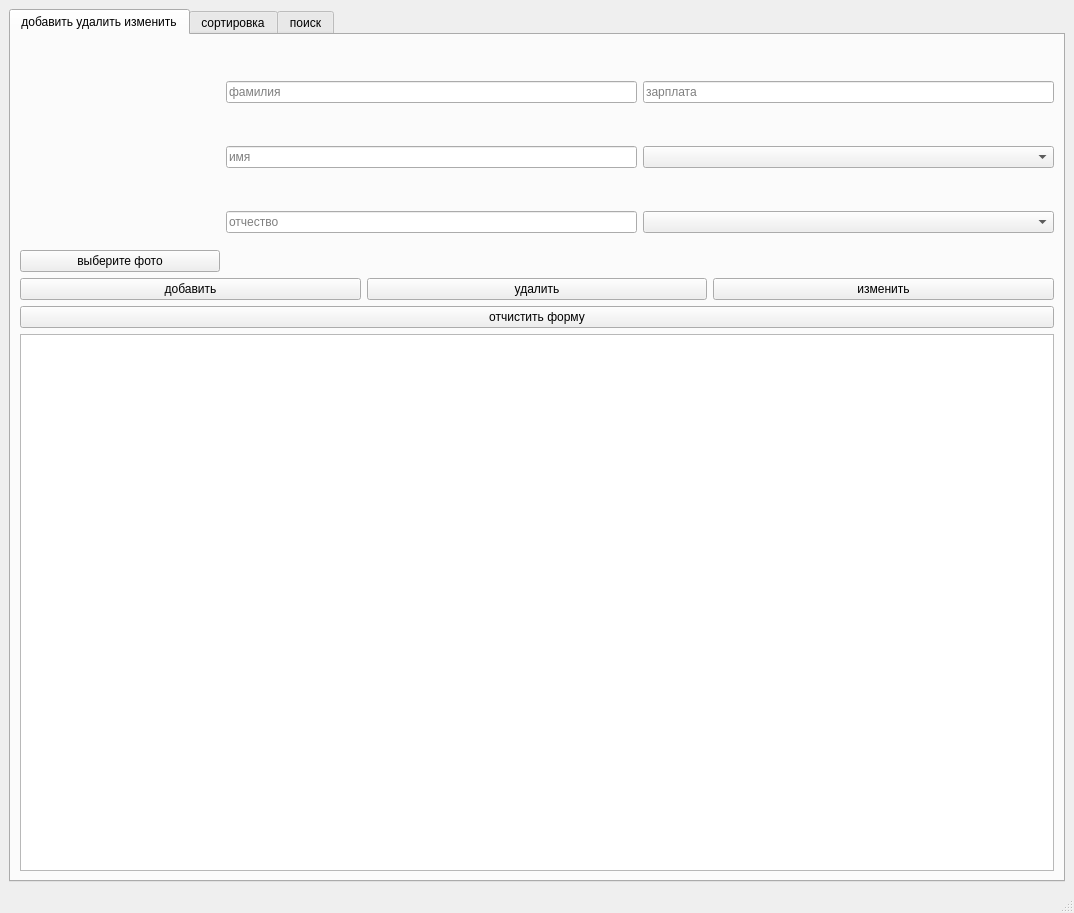
<?xml version="1.0" encoding="UTF-8"?>
<ui version="4.0">
 <class>MainWindow</class>
 <widget class="QMainWindow" name="MainWindow">
  <property name="geometry">
   <rect>
    <x>0</x>
    <y>0</y>
    <width>1074</width>
    <height>913</height>
   </rect>
  </property>
  <property name="windowTitle">
   <string>MainWindow</string>
  </property>
  <widget class="QWidget" name="centralwidget">
   <layout class="QGridLayout" name="gridLayout">
    <item row="0" column="0">
     <widget class="QTabWidget" name="tabWidget">
      <property name="currentIndex">
       <number>0</number>
      </property>
      <widget class="QWidget" name="tab">
       <attribute name="title">
        <string>добавить удалить изменить</string>
       </attribute>
       <layout class="QVBoxLayout" name="verticalLayout_3">
        <item>
         <layout class="QHBoxLayout" name="horizontalLayout_5">
          <item>
           <layout class="QVBoxLayout" name="verticalLayout_2">
            <item>
             <widget class="QLabel" name="label">
              <property name="minimumSize">
               <size>
                <width>200</width>
                <height>200</height>
               </size>
              </property>
              <property name="maximumSize">
               <size>
                <width>200</width>
                <height>200</height>
               </size>
              </property>
              <property name="text">
               <string/>
              </property>
             </widget>
            </item>
            <item>
             <widget class="QPushButton" name="pushButton_4">
              <property name="text">
               <string>выберите фото</string>
              </property>
             </widget>
            </item>
           </layout>
          </item>
          <item>
           <layout class="QVBoxLayout" name="verticalLayout">
            <item>
             <layout class="QHBoxLayout" name="horizontalLayout_2">
              <item>
               <widget class="QLineEdit" name="lineEdit">
                <property name="placeholderText">
                 <string>фамилия</string>
                </property>
               </widget>
              </item>
              <item>
               <widget class="QLineEdit" name="lineEdit_4">
                <property name="placeholderText">
                 <string>зарплата</string>
                </property>
               </widget>
              </item>
             </layout>
            </item>
            <item>
             <layout class="QHBoxLayout" name="horizontalLayout_3">
              <item>
               <widget class="QLineEdit" name="lineEdit_2">
                <property name="sizePolicy">
                 <sizepolicy hsizetype="Preferred" vsizetype="Fixed">
                  <horstretch>0</horstretch>
                  <verstretch>0</verstretch>
                 </sizepolicy>
                </property>
                <property name="placeholderText">
                 <string>имя</string>
                </property>
               </widget>
              </item>
              <item>
               <widget class="QComboBox" name="comboBox"/>
              </item>
             </layout>
            </item>
            <item>
             <layout class="QHBoxLayout" name="horizontalLayout_4">
              <item>
               <widget class="QLineEdit" name="lineEdit_3">
                <property name="sizePolicy">
                 <sizepolicy hsizetype="Preferred" vsizetype="Fixed">
                  <horstretch>0</horstretch>
                  <verstretch>0</verstretch>
                 </sizepolicy>
                </property>
                <property name="placeholderText">
                 <string>отчество</string>
                </property>
               </widget>
              </item>
              <item>
               <widget class="QComboBox" name="comboBox_2"/>
              </item>
             </layout>
            </item>
           </layout>
          </item>
         </layout>
        </item>
        <item>
         <layout class="QHBoxLayout" name="horizontalLayout">
          <item>
           <widget class="QPushButton" name="pushButton">
            <property name="text">
             <string>добавить</string>
            </property>
           </widget>
          </item>
          <item>
           <widget class="QPushButton" name="pushButton_2">
            <property name="text">
             <string>удалить</string>
            </property>
           </widget>
          </item>
          <item>
           <widget class="QPushButton" name="pushButton_3">
            <property name="text">
             <string>изменить</string>
            </property>
           </widget>
          </item>
         </layout>
        </item>
        <item>
         <widget class="QPushButton" name="pushButton_6">
          <property name="text">
           <string>отчистить форму</string>
          </property>
         </widget>
        </item>
        <item>
         <widget class="QTableView" name="tableView"/>
        </item>
       </layout>
      </widget>
      <widget class="QWidget" name="tab_2">
       <attribute name="title">
        <string>сортировка</string>
       </attribute>
       <layout class="QVBoxLayout" name="verticalLayout_6">
        <item>
         <layout class="QVBoxLayout" name="verticalLayout_5">
          <item>
           <widget class="QRadioButton" name="radioButton">
            <property name="text">
             <string>фамилия</string>
            </property>
           </widget>
          </item>
          <item>
           <widget class="QRadioButton" name="radioButton_2">
            <property name="text">
             <string>звание(алфавитный порядок)</string>
            </property>
           </widget>
          </item>
          <item>
           <widget class="QRadioButton" name="radioButton_3">
            <property name="text">
             <string>зарплата</string>
            </property>
           </widget>
          </item>
         </layout>
        </item>
        <item>
         <widget class="QTableView" name="tableView_3"/>
        </item>
       </layout>
      </widget>
      <widget class="QWidget" name="tab_3">
       <attribute name="title">
        <string>поиск</string>
       </attribute>
       <layout class="QVBoxLayout" name="verticalLayout_4">
        <item>
         <layout class="QHBoxLayout" name="horizontalLayout_6">
          <item>
           <widget class="QLineEdit" name="lineEdit_5"/>
          </item>
          <item>
           <widget class="QPushButton" name="pushButton_5">
            <property name="text">
             <string>найти</string>
            </property>
           </widget>
          </item>
         </layout>
        </item>
        <item>
         <widget class="QTableView" name="tableView_2"/>
        </item>
       </layout>
      </widget>
     </widget>
    </item>
   </layout>
  </widget>
  <widget class="QMenuBar" name="menubar">
   <property name="geometry">
    <rect>
     <x>0</x>
     <y>0</y>
     <width>1074</width>
     <height>29</height>
    </rect>
   </property>
  </widget>
  <widget class="QStatusBar" name="statusbar"/>
 </widget>
 <resources/>
 <connections/>
</ui>
